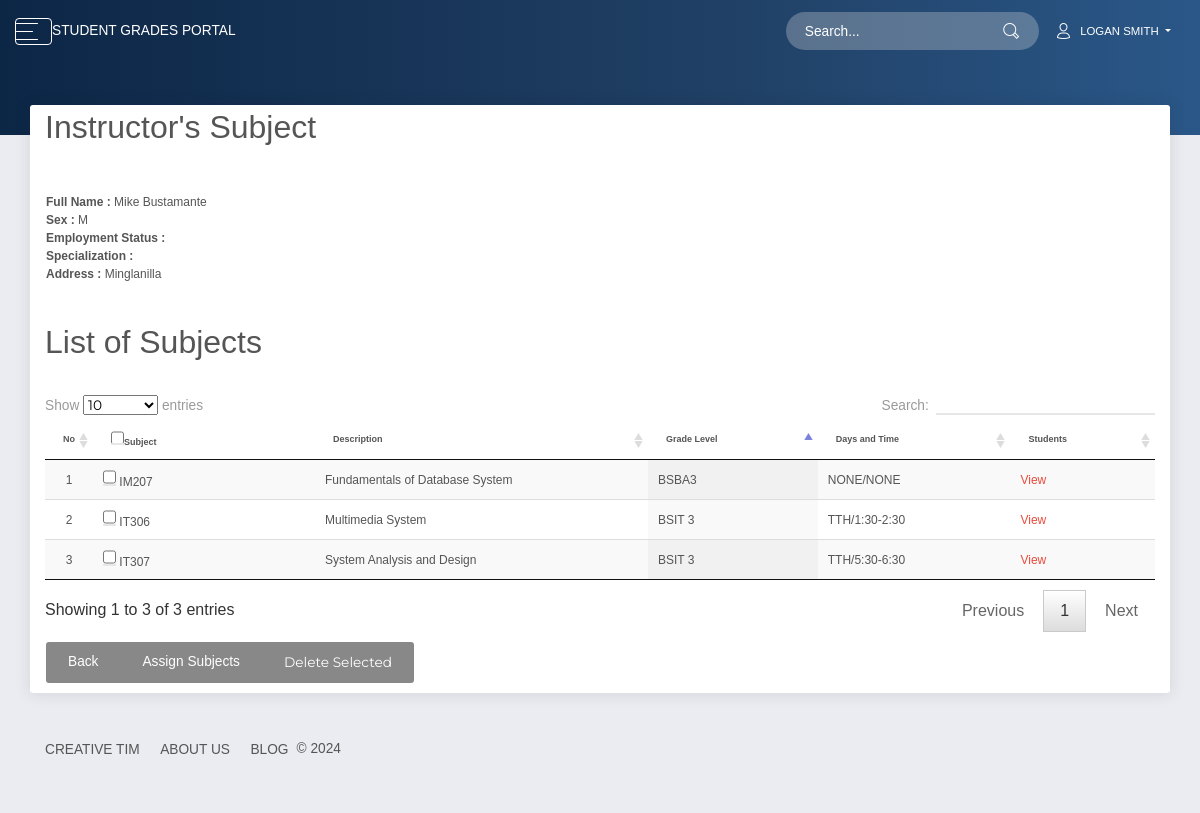
/admin/modules/instructor/index.php?view=instSubj&instructorId=10 (signed in), run on the app's committed database.
### tables this page shows
CREATE TABLE `instructor` (
  `INST_ID` int(30) NOT NULL,
  `INST_FULLNAME` varchar(255) NOT NULL,
  `INST_ADDRESS` varchar(255) NOT NULL,
  `INST_SEX` varchar(20) NOT NULL DEFAULT 'Male',
  `INST_STATUS` varchar(20) NOT NULL DEFAULT 'Single',
  `SPECIALIZATION` text NOT NULL,
  `INST_EMAIL` varchar(255) NOT NULL,
  `EMPLOYMENT_STATUS` varchar(40) NOT NULL DEFAULT 'Probationary'
);

CREATE TABLE `subject` (
  `SUBJ_ID` int(11) NOT NULL,
  `SUBJ_CODE` varchar(30) NOT NULL,
  `SUBJ_DESCRIPTION` varchar(255) NOT NULL,
  `UNIT` int(2) NOT NULL,
  `PRE_REQUISITE` varchar(30) NOT NULL DEFAULT 'None',
  `COURSE_ID` int(11) NOT NULL,
  `AY` varchar(30) NOT NULL,
  `SEMESTER` varchar(20) NOT NULL
);

CREATE TABLE `course` (
  `COURSE_ID` int(11) NOT NULL,
  `COURSE_NAME` varchar(30) NOT NULL,
  `COURSE_LEVEL` int(11) NOT NULL DEFAULT 1,
  `COURSE_MAJOR` varchar(30) NOT NULL DEFAULT 'None',
  `COURSE_DESC` varchar(255) NOT NULL,
  `DEPT_ID` int(11) NOT NULL
);

CREATE TABLE `class` (
  `CLASS_ID` int(11) NOT NULL,
  `CLASS_CODE` varchar(30) NOT NULL,
  `SUBJ_ID` int(11) NOT NULL,
  `INST_ID` int(11) NOT NULL,
  `SYID` int(11) NOT NULL,
  `AY` varchar(11) NOT NULL,
  `DAY` varchar(20) NOT NULL,
  `C_TIME` varchar(11) NOT NULL,
  `IDNO` int(11) NOT NULL,
  `SECTION` varchar(30) NOT NULL DEFAULT 'NONE'
);

### admin/modules/instructor/index.php (called while the page is built, shortened)
<?php
require_once '../../theme/templates.php';
?>

### includes/database.php (called while the page is built, shortened)
<?php
class Database {
    private $conn;
    public function open_connection() {
        $this->conn = mysqli_connect(DB_SERVER, DB_USER, DB_PASS, DB_NAME);
    }
    function setQuery($sql='') {
        $this->sql_string = $sql;
    }
    function executeQuery() {
        $result = mysqli_query($this->conn, $this->sql_string);
        return $result;
    }
    private function confirm_query($result) {
        return $result;
    }
    function loadResultList($key='') {
        $cur = $this->executeQuery();
        $array = array();
        while ($row = mysqli_fetch_object($cur)) {
            if ($key) {
                $array[$row->$key] = $row;
            } else {
                $array[] = $row;
            }
        }
        return $array;
    }
    function loadSingleResult() {
        $cur = $this->executeQuery();
        $data = null;
        while ($row = mysqli_fetch_object($cur)) {
            $data = $row;
        }
        return $data;
    }
}
$mydb = new Database();
?>

### includes/instructor.php (called while the page is built, shortened)
<?php
require_once(LIB_PATH.DS.'database.php');
class Instructor {
	protected static $tbl_name = "instructor";
	function single_instructor($id=0){
			global $mydb;
			$mydb->setQuery("SELECT * FROM ".self::$tbl_name." Where INST_ID= {$id} LIMIT 1");
			$cur = $mydb->loadSingleResult();
			return $cur;
	}
}
?>

### admin/modules/instructor/instSubj.php (the view, shortened to what this page needs)
<div class="row">
  <div class="col-12 col-sm-12 col-lg-12">
	<?php
  	 if (isset($_GET['instructorId'])){
			$instructor = new Instructor();
			$cur = $instructor->single_instructor($_GET['instructorId']);
		}
	  ?>
<form class="form-horizontal span4" action="controller.php?action=delsubj" method="POST">
	<div class="panel panel-primary">
	  <div class="panel-heading">
	    <h3 class="panel-title"><span class="glyphicon glyphicon-user"></span> Instructor's Subject </h3>
	  </div>
	  <div class="panel-body">
	   <div class="row" >
     	 <div class="container">
     	  <div class="well" >
    	<form class="form-horizontal span4" action="" method="POST">
    		<table>
		    <tbody>
		     	<tr>
		     		<td>
		     			<p>
				     		<b>Full Name : </b><?php echo (isset($cur)) ? $cur->INST_FULLNAME : 'Fullname' ;?><br/>
				     		<b>Sex : </b><?php echo (isset($cur)) ? $cur->INST_SEX  : 'Sex' ;?><br/>
				     		<b>Employment Status : </b><?php echo (isset($cur)) ? $cur->EMPLOYMENT_STATUS : 'EMPLOYMENT STATUS' ;?><br/>
				     		<b>Specialization : </b><?php echo (isset($cur)) ? $cur->SPECIALIZATION : 'SPECIALIZATION' ;?><br/>
				     		<b>Address : </b><?php echo (isset($cur)) ? $cur->INST_ADDRESS : 'Address' ;?>
		     			</p>
		     		</td>
		     	</tr>
		    </tbody>
			</table>
		</form>
		<br>
		<h3 align="left">List of Subjects</h3>
			    <table id="example" class="display" cellspacing="0" width="100%">
				  <thead>
				  	<tr>
				  		<tr>
				  		<th width="10">No</th>
				  		<th  width="20%" class="bottom"> <input type="checkbox" name="chkall" id="chkall" onclick="return checkall('selector[]');">Subject</th>
				  		<th class="bottom">Description</th>
				 		<th class="bottom">Grade Level</th>
				 		<th class="bottom">Days and Time</th>
				 		<th class="bottom">Students</th>
				  	</tr>
				  </thead>
				  <tbody>
				  	<?php
						$mydb->setQuery("SELECT *
								FROM  `subject` s,  `course` c  ,class cl
								WHERE s.`COURSE_ID` = c.`COURSE_ID`
								AND s.`SUBJ_ID`=cl.`SUBJ_ID`
								AND  `INST_ID` = ".$_GET['instructorId']."");
						$cur = $mydb->loadResultlist();
						foreach ($cur as $result) {
					  		echo '<tr>';
					  		echo '<td width="10" align="center"></td>';
					  		echo '<td width="20%"><input type="checkbox" name="selector[]" id="selector[]" value="'.$result->CLASS_ID. '"/>
				  			'.$result->SUBJ_CODE .'</td>';
					  		echo '<td width="30%">'. $result->SUBJ_DESCRIPTION.'</td>';
					  		echo '<td>'. $result->COURSE_NAME.'</td>';
							echo '<td>'. $result->DAY.'/'. $result->C_TIME.'</td>';
							echo '<td><a href="index.php?view=class&id='.$result->CLASS_ID.'&instructorId='.$result->INST_ID.'">View</a></td>';
					  		echo '</tr>';
				  		}
				  	?>
				  </tbody>
			</table>
				<div class="btn-group">
				  <a href="index.php" class="btn btn-default">Back</a>
				   <a href="index.php?view=assign&instructorId=<?php  echo (isset($_GET['instructorId'])) ? $_GET['instructorId']: 'ID' ; ?>" class="btn btn-default"><span class="glyphicon glyphicon-plus-sign"></span>  Assign Subjects</a>
				   <button type="submit" class="btn btn-default" name="delete"><span class="glyphicon glyphicon-trash"></span> Delete Selected</button>
				</div>
		</form>
	 </div>
   </div>
  </div>
</div>
</div>

### admin/theme/templates.php (style rules this page uses)
table { font-size: 9px; }
table tr td { font-size: 12px; }

### data on the page
instructor: INST_FULLNAME "Mike Bustamante", INST_SEX "M", INST_ADDRESS "Minglanilla"
subject: SUBJ_CODE "IT306", SUBJ_DESCRIPTION "Multimedia System", COURSE_ID.COURSE_NAME "BSIT 3", class.DAY "TTH", class.C_TIME "1:30-2:30"
subject: SUBJ_CODE "IT307", SUBJ_DESCRIPTION "System Analysis and Design", COURSE_ID.COURSE_NAME "BSIT 3", class.DAY "TTH", class.C_TIME "5:30-6:30"
subject: SUBJ_CODE "IM207", SUBJ_DESCRIPTION "Fundamentals of Database System", COURSE_ID.COURSE_NAME "BSBA3", class.DAY "NONE", class.C_TIME "NONE"

### other printed values
$_SESSION['ACCOUNT_NAME'] "LOGAN SMITH"
